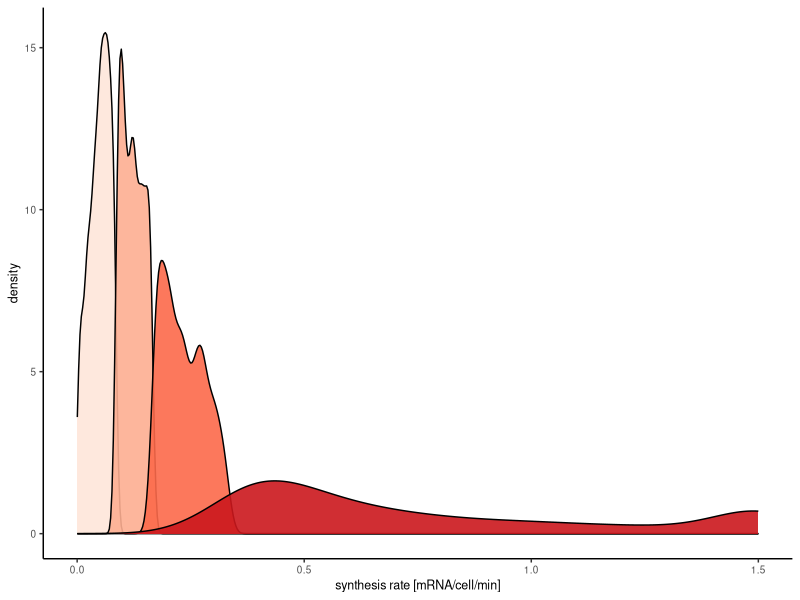

This figure's R source:
rm(list = ls())

library(tidyverse)
library(RColorBrewer)

# upload synthesis rates (crop values above 1.5 for plotting)
# get quartiles
synthesisRates = read.csv("data/synthesisRates.csv") %>% 
  mutate(cropped = ifelse(synthesis_perCell_perMin > 1.5, 1.5, synthesis_perCell_perMin))%>% 
  mutate(quartile = factor(ntile(cropped, 4)))

# plot density plot of quartiles
p = ggplot(synthesisRates, aes(x = cropped, fill = quartile))
p + geom_density(color = "black", alpha = 0.9) +
  theme_classic() +
  xlab("synthesis rate [mRNA/cell/min]") +
  ylab("density") +
  theme(panel.background = element_rect(fill = "transparent"), # bg of the panel
        plot.background = element_rect(fill = "transparent", color = NA),
        text = element_text(size=9),
        legend.position = "none",
        panel.grid.major = element_blank(), 
        panel.grid.minor = element_blank()) +
  scale_fill_brewer(palette = "Reds")
#ggsave("figures/panels/fig3/synthesisRates_quartiles.pdf", width = 5, height = 4, units = "cm")
